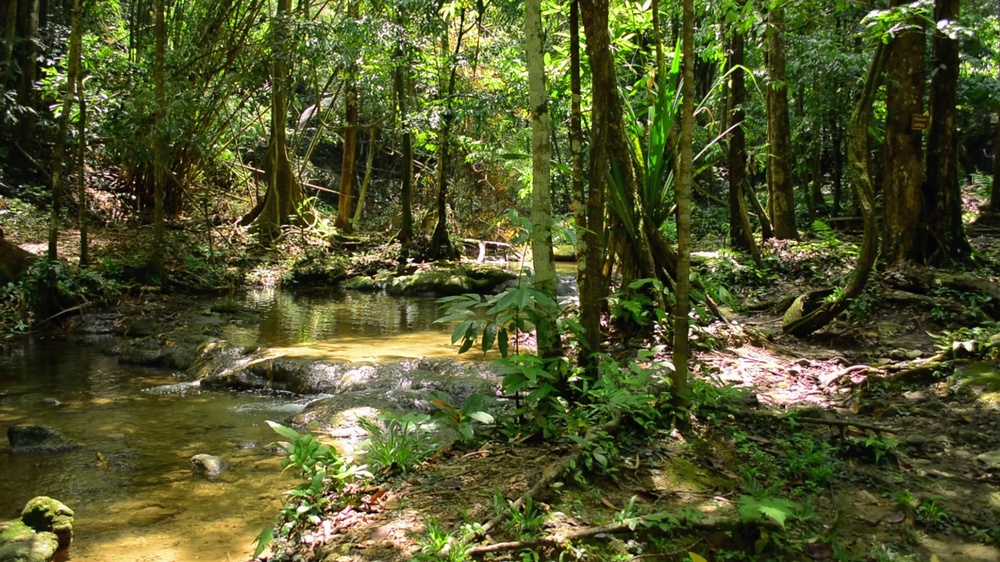
#> input picture Assignment2/1.jpg, 1000 x 562 px, shrunk from 1920 x 1080 before the run
$ python Assignment_2_Q3b.py
#> lines starting #> are read from the running program, lines starting #| are printed output that depends on the picture
#> further down, img1 is the input picture: shape (562, 1000, 3); mean B, G, R 42.6, 84.3, 79.8
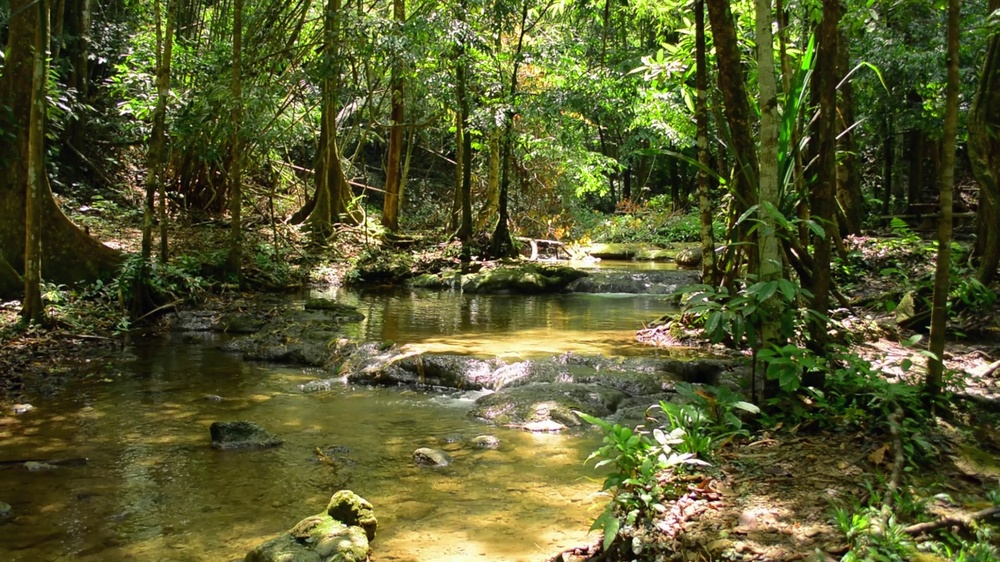
#> input picture Assignment2/2.jpg, 1000 x 562 px, shrunk from 1920 x 1080 before the run
#> further down, img2 is the input picture: shape (562, 1000, 3); mean B, G, R 45.2, 89.3, 86.2
import cv2
import numpy as np

def compute_homography(img1, img2):
    # Convert images to grayscale
    gray1 = cv2.cvtColor(img1, cv2.COLOR_BGR2GRAY)
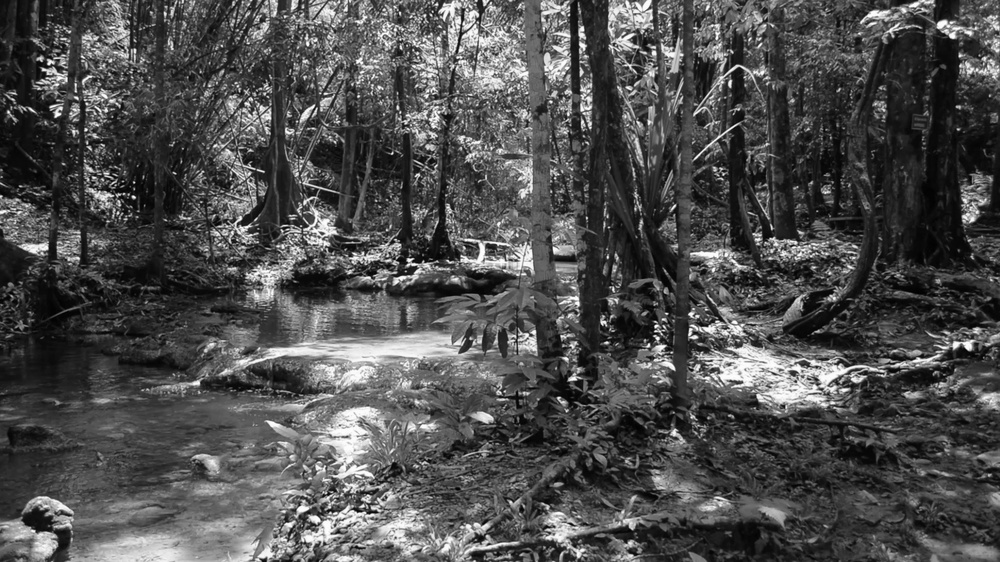
#> gray1: shape (562, 1000); min 0, max 255, mean 78.2
    gray2 = cv2.cvtColor(img2, cv2.COLOR_BGR2GRAY)
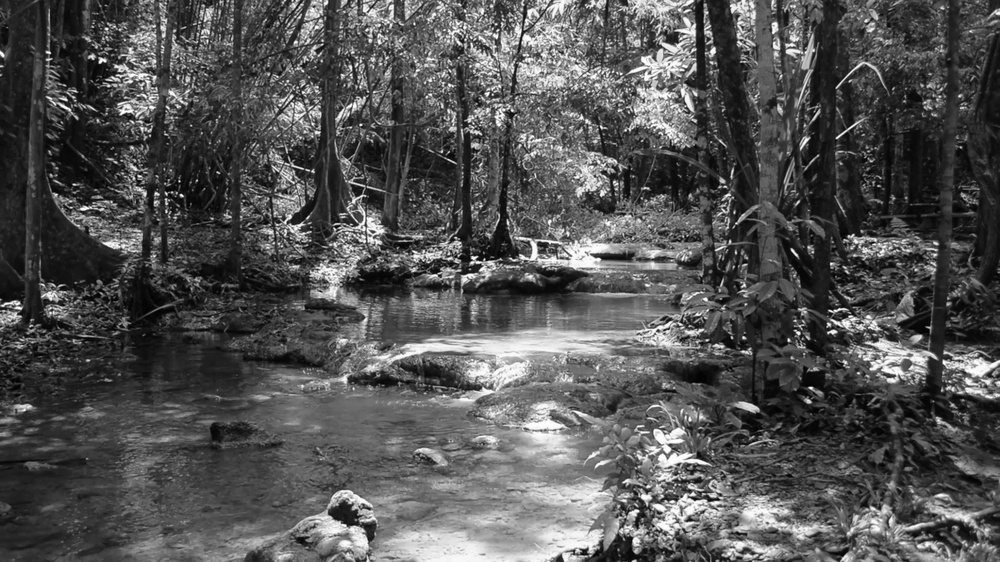
#> gray2: shape (562, 1000); min 0, max 255, mean 83.3

    # Initialize SIFT detector
    sift = cv2.SIFT_create()

    # Detect keypoints and compute descriptors
    kp1, des1 = sift.detectAndCompute(gray1, None)
#> kp1 = 9599 keypoints; strongest (x, y, size): (134, 197, 2.5), (86, 130, 2.2), (968, 345, 6.2), (656, 326, 2.1)
    kp2, des2 = sift.detectAndCompute(gray2, None)
#> kp2 = 8848 keypoints; strongest (x, y, size): (181, 195, 2.4), (811, 388, 2.3), (789, 340, 2.2), (792, 250, 2.4)

    # Initialize BFMatcher (Brute-Force Matcher)
    bf = cv2.BFMatcher()

    # Match descriptors between the two images
    matches = bf.knnMatch(des1, des2, k=2)
#> matches = 9599 matches

    # Apply ratio test to find good matches
    good_matches = []
    for m, n in matches:
        if m.distance < 0.75 * n.distance:
            good_matches.append(m)
#> after the loop, good_matches = 202 matches

    # Extract matched keypoints
    src_pts = np.float32([kp1[m.queryIdx].pt for m in good_matches]).reshape(-1, 1, 2)
#> src_pts = 202 rows, first 8: [5.71, 301.8], [6.93, 286.3], [8.01, 297.9], [11.05, 292.5], [11.05, 292.5], [12.59, 99.25], [27.01, 183.2], [32.53, 11.1]
    dst_pts = np.float32([kp2[m.trainIdx].pt for m in good_matches]).reshape(-1, 1, 2)
#> dst_pts = 202 rows, first 8: [96.73, 299.6], [95.73, 283.8], [98.06, 295.4], [100.3, 289.8], [100.3, 289.8], [73.3, 97], [79.63, 181.3], [83.98, 9.23]

    # Compute Homography matrix using RANSAC
    H, _ = cv2.findHomography(src_pts, dst_pts, cv2.RANSAC)
#> H = [[0.929, 0.35, -9.27], [-0.0142, 1, -0.175], [-5.79e-05, 4.1e-05, 1]]

    return H

if __name__ == "__main__":
    # Load the two images
    img1 = cv2.imread('1.jpg')  # Replace 'image1.jpg' with the path to your first image
    img2 = cv2.imread('2.jpg')  # Replace 'image2.jpg' with the path to your second image

    # Compute the Homography matrix
    H = compute_homography(img1, img2)

    # Compute the inverse of the Homography matrix
    H_inv = np.linalg.inv(H)
#> H_inv = [[1.07, -0.374, 9.87], [0.0152, 0.992, 0.315], [6.14e-05, -6.23e-05, 1]]

    print("Homography matrix:")
    print(H)
#| [[ 9.28667726e-01  3.49563397e-01 -9.27104583e+00]
#|  [-1.42368328e-02  1.00292501e+00 -1.75207581e-01]
#|  [-5.78568666e-05  4.10185228e-05  1.00000000e+00]]
    print("\nInverse of the Homography matrix:")
    print(H_inv)
#| [[ 1.07169375e+00 -3.73936003e-01  9.87020542e+00]
#|  [ 1.52237494e-02  9.91764501e-01  3.14904738e-01]
#|  [ 6.13803864e-05 -6.23154802e-05  1.00055814e+00]]
